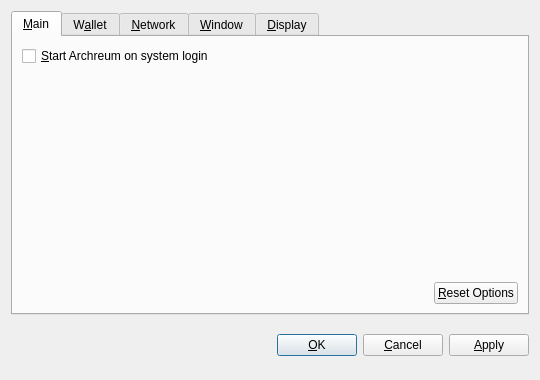
<?xml version="1.0" encoding="UTF-8"?>
<ui version="4.0">
 <class>OptionsDialog</class>
 <widget class="QDialog" name="OptionsDialog">
  <property name="geometry">
   <rect>
    <x>0</x>
    <y>0</y>
    <width>540</width>
    <height>380</height>
   </rect>
  </property>
  <property name="windowTitle">
   <string>Options</string>
  </property>
  <property name="modal">
   <bool>true</bool>
  </property>
  <layout class="QVBoxLayout" name="verticalLayout">
   <item>
    <widget class="QTabWidget" name="tabWidget">
     <property name="tabPosition">
      <enum>QTabWidget::North</enum>
     </property>
     <property name="currentIndex">
      <number>0</number>
     </property>
     <widget class="QWidget" name="tabMain">
      <attribute name="title">
       <string>&amp;Main</string>
      </attribute>
      <layout class="QVBoxLayout" name="verticalLayout_Main">
       <item>
        <widget class="QCheckBox" name="bitcoinAtStartup">
         <property name="toolTip">
          <string>Automatically start Archreum after logging in to the system.</string>
         </property>
         <property name="text">
          <string>&amp;Start Archreum on system login</string>
         </property>
        </widget>
       </item>
       <item>
        <spacer name="verticalSpacer_Main">
         <property name="orientation">
          <enum>Qt::Vertical</enum>
         </property>
         <property name="sizeHint" stdset="0">
          <size>
           <width>20</width>
           <height>40</height>
          </size>
         </property>
        </spacer>
       </item>
       <item>
        <layout class="QHBoxLayout" name="horizontalLayout_2_Main">
         <item>
          <spacer name="horizontalSpacer_2_Main">
           <property name="orientation">
            <enum>Qt::Horizontal</enum>
           </property>
           <property name="sizeHint" stdset="0">
            <size>
             <width>40</width>
             <height>20</height>
            </size>
           </property>
          </spacer>
         </item>
         <item>
          <widget class="QPushButton" name="resetButton">
           <property name="toolTip">
            <string>Reset all client options to default.</string>
           </property>
           <property name="text">
            <string>&amp;Reset Options</string>
           </property>
           <property name="autoDefault">
            <bool>false</bool>
           </property>
          </widget>
         </item>
        </layout>
       </item>
      </layout>
     </widget>
     <widget class="QWidget" name="tabWallet">
      <attribute name="title">
       <string>W&amp;allet</string>
      </attribute>
      <layout class="QVBoxLayout" name="verticalLayout_Network">
       <item>
        <widget class="QLabel" name="transactionFeeInfoLabel">
         <property name="text">
          <string>Optional transaction fee per kB that helps make sure your transactions are processed quickly. Most transactions are 1 kB.</string>
         </property>
         <property name="textFormat">
          <enum>Qt::PlainText</enum>
         </property>
         <property name="wordWrap">
          <bool>true</bool>
         </property>
        </widget>
       </item>
       <item>
        <layout class="QHBoxLayout" name="horizontalLayout_1_Main">
         <item>
          <widget class="QLabel" name="transactionFeeLabel">
           <property name="text">
            <string>Pay transaction &amp;fee</string>
           </property>
           <property name="textFormat">
            <enum>Qt::PlainText</enum>
           </property>
           <property name="buddy">
            <cstring>transactionFee</cstring>
           </property>
          </widget>
         </item>
         <item>
          <widget class="BitcoinAmountField" name="transactionFee"/>
         </item>
         <item>
          <spacer name="horizontalSpacer_1_Main">
           <property name="orientation">
            <enum>Qt::Horizontal</enum>
           </property>
           <property name="sizeHint" stdset="0">
            <size>
             <width>40</width>
             <height>20</height>
            </size>
           </property>
          </spacer>
         </item>
        </layout>
       </item>
       <item>
        <widget class="QLabel" name="label">
         <property name="text">
          <string>If you disable the spending of unconfirmed change, the change from a transaction cannot be used until that transaction has at least one confirmation. This also affects how your balance is computed.</string>
         </property>
         <property name="wordWrap">
          <bool>true</bool>
         </property>
        </widget>
       </item>
       <item>
        <widget class="QCheckBox" name="spendZeroConfChange">
         <property name="text">
          <string>Spend unconfirmed change  (experts only)</string>
         </property>
        </widget>
       </item>
       <item>
        <spacer name="verticalSpacer">
         <property name="orientation">
          <enum>Qt::Vertical</enum>
         </property>
         <property name="sizeHint" stdset="0">
          <size>
           <width>20</width>
           <height>40</height>
          </size>
         </property>
        </spacer>
       </item>
      </layout>
     </widget>
     <widget class="QWidget" name="tabNetwork">
      <attribute name="title">
       <string>&amp;Network</string>
      </attribute>
      <layout class="QVBoxLayout" name="verticalLayout_Network">
       <item>
        <widget class="QCheckBox" name="mapPortUpnp">
         <property name="toolTip">
          <string>Automatically open the Archreum client port on the router. This only works when your router supports UPnP and it is enabled.</string>
         </property>
         <property name="text">
          <string>Map port using &amp;UPnP</string>
         </property>
        </widget>
       </item>
       <item>
        <widget class="QCheckBox" name="connectSocks">
         <property name="toolTip">
          <string>Connect to the Archreum network through a SOCKS proxy (e.g. when connecting through Tor).</string>
         </property>
         <property name="text">
          <string>&amp;Connect through SOCKS proxy:</string>
         </property>
        </widget>
       </item>
       <item>
        <layout class="QHBoxLayout" name="horizontalLayout_Network">
         <item>
          <widget class="QLabel" name="proxyIpLabel">
           <property name="text">
            <string>Proxy &amp;IP:</string>
           </property>
           <property name="textFormat">
            <enum>Qt::PlainText</enum>
           </property>
           <property name="buddy">
            <cstring>proxyIp</cstring>
           </property>
          </widget>
         </item>
         <item>
          <widget class="QValidatedLineEdit" name="proxyIp">
           <property name="maximumSize">
            <size>
             <width>140</width>
             <height>16777215</height>
            </size>
           </property>
           <property name="toolTip">
            <string>IP address of the proxy (e.g. 127.0.0.1)</string>
           </property>
          </widget>
         </item>
         <item>
          <widget class="QLabel" name="proxyPortLabel">
           <property name="text">
            <string>&amp;Port:</string>
           </property>
           <property name="textFormat">
            <enum>Qt::PlainText</enum>
           </property>
           <property name="buddy">
            <cstring>proxyPort</cstring>
           </property>
          </widget>
         </item>
         <item>
          <widget class="QLineEdit" name="proxyPort">
           <property name="maximumSize">
            <size>
             <width>55</width>
             <height>16777215</height>
            </size>
           </property>
           <property name="toolTip">
            <string>Port of the proxy (e.g. 9050)</string>
           </property>
          </widget>
         </item>
         <item>
          <widget class="QLabel" name="socksVersionLabel">
           <property name="text">
            <string>SOCKS &amp;Version:</string>
           </property>
           <property name="textFormat">
            <enum>Qt::PlainText</enum>
           </property>
           <property name="buddy">
            <cstring>socksVersion</cstring>
           </property>
          </widget>
         </item>
         <item>
          <widget class="QValueComboBox" name="socksVersion">
           <property name="toolTip">
            <string>SOCKS version of the proxy (e.g. 5)</string>
           </property>
          </widget>
         </item>
         <item>
          <spacer name="horizontalSpacer_Network">
           <property name="orientation">
            <enum>Qt::Horizontal</enum>
           </property>
           <property name="sizeHint" stdset="0">
            <size>
             <width>40</width>
             <height>20</height>
            </size>
           </property>
          </spacer>
         </item>
        </layout>
       </item>
       <item>
        <spacer name="verticalSpacer_Network">
         <property name="orientation">
          <enum>Qt::Vertical</enum>
         </property>
         <property name="sizeHint" stdset="0">
          <size>
           <width>20</width>
           <height>40</height>
          </size>
         </property>
        </spacer>
       </item>
      </layout>
     </widget>
     <widget class="QWidget" name="tabWindow">
      <attribute name="title">
       <string>&amp;Window</string>
      </attribute>
      <layout class="QVBoxLayout" name="verticalLayout_Window">
       <item>
        <widget class="QCheckBox" name="minimizeToTray">
         <property name="toolTip">
          <string>Show only a tray icon after minimizing the window.</string>
         </property>
         <property name="text">
          <string>&amp;Minimize to the tray instead of the taskbar</string>
         </property>
        </widget>
       </item>
       <item>
        <widget class="QCheckBox" name="minimizeOnClose">
         <property name="toolTip">
          <string>Minimize instead of exit the application when the window is closed. When this option is enabled, the application will be closed only after selecting Quit in the menu.</string>
         </property>
         <property name="text">
          <string>M&amp;inimize on close</string>
         </property>
        </widget>
       </item>
       <item>
        <spacer name="verticalSpacer_Window">
         <property name="orientation">
          <enum>Qt::Vertical</enum>
         </property>
         <property name="sizeHint" stdset="0">
          <size>
           <width>20</width>
           <height>40</height>
          </size>
         </property>
        </spacer>
       </item>
      </layout>
     </widget>
     <widget class="QWidget" name="tabDisplay">
      <attribute name="title">
       <string>&amp;Display</string>
      </attribute>
      <layout class="QVBoxLayout" name="verticalLayout_Display">
       <item>
        <layout class="QHBoxLayout" name="horizontalLayout_1_Display">
         <item>
          <widget class="QLabel" name="langLabel">
           <property name="text">
            <string>User Interface &amp;language:</string>
           </property>
           <property name="textFormat">
            <enum>Qt::PlainText</enum>
           </property>
           <property name="buddy">
            <cstring>lang</cstring>
           </property>
          </widget>
         </item>
         <item>
          <widget class="QValueComboBox" name="lang">
           <property name="toolTip">
            <string>The user interface language can be set here. This setting will take effect after restarting Archreum.</string>
           </property>
          </widget>
         </item>
        </layout>
       </item>
       <item>
        <layout class="QHBoxLayout" name="horizontalLayout_2_Display">
         <item>
          <widget class="QLabel" name="unitLabel">
           <property name="text">
            <string>&amp;Unit to show amounts in:</string>
           </property>
           <property name="textFormat">
            <enum>Qt::PlainText</enum>
           </property>
           <property name="buddy">
            <cstring>unit</cstring>
           </property>
          </widget>
         </item>
         <item>
          <widget class="QValueComboBox" name="unit">
           <property name="toolTip">
            <string>Choose the default subdivision unit to show in the interface and when sending coins.</string>
           </property>
          </widget>
         </item>
        </layout>
       </item>
       <item>
        <widget class="QCheckBox" name="displayAddresses">
         <property name="toolTip">
          <string>Whether to show Archreum addresses in the transaction list or not.</string>
         </property>
         <property name="text">
          <string>&amp;Display addresses in transaction list</string>
         </property>
        </widget>
       </item>
       <item>
        <widget class="QCheckBox" name="coinControlFeatures">
         <property name="toolTip">
          <string>Whether to show coin control features or not.</string>
         </property>
         <property name="text">
          <string>Display coin &amp;control features (experts only!)</string>
         </property>
        </widget>
       </item>
       <item>
        <spacer name="verticalSpacer_Display">
         <property name="orientation">
          <enum>Qt::Vertical</enum>
         </property>
         <property name="sizeHint" stdset="0">
          <size>
           <width>20</width>
           <height>40</height>
          </size>
         </property>
        </spacer>
       </item>
      </layout>
     </widget>
    </widget>
   </item>
   <item>
    <layout class="QHBoxLayout" name="horizontalLayout_Buttons">
     <item>
      <spacer name="horizontalSpacer_1">
       <property name="orientation">
        <enum>Qt::Horizontal</enum>
       </property>
       <property name="sizeHint" stdset="0">
        <size>
         <width>40</width>
         <height>48</height>
        </size>
       </property>
      </spacer>
     </item>
     <item>
      <widget class="QLabel" name="statusLabel">
       <property name="font">
        <font>
         <weight>75</weight>
         <bold>true</bold>
        </font>
       </property>
       <property name="text">
        <string/>
       </property>
       <property name="textFormat">
        <enum>Qt::PlainText</enum>
       </property>
       <property name="wordWrap">
        <bool>true</bool>
       </property>
      </widget>
     </item>
     <item>
      <spacer name="horizontalSpacer_2">
       <property name="orientation">
        <enum>Qt::Horizontal</enum>
       </property>
       <property name="sizeHint" stdset="0">
        <size>
         <width>40</width>
         <height>48</height>
        </size>
       </property>
      </spacer>
     </item>
     <item>
      <widget class="QPushButton" name="okButton">
       <property name="text">
        <string>&amp;OK</string>
       </property>
      </widget>
     </item>
     <item>
      <widget class="QPushButton" name="cancelButton">
       <property name="text">
        <string>&amp;Cancel</string>
       </property>
       <property name="autoDefault">
        <bool>false</bool>
       </property>
      </widget>
     </item>
     <item>
      <widget class="QPushButton" name="applyButton">
       <property name="text">
        <string>&amp;Apply</string>
       </property>
       <property name="autoDefault">
        <bool>false</bool>
       </property>
      </widget>
     </item>
    </layout>
   </item>
  </layout>
 </widget>
 <customwidgets>
  <customwidget>
   <class>BitcoinAmountField</class>
   <extends>QSpinBox</extends>
   <header>bitcoinamountfield.h</header>
  </customwidget>
  <customwidget>
   <class>QValueComboBox</class>
   <extends>QComboBox</extends>
   <header>qvaluecombobox.h</header>
  </customwidget>
  <customwidget>
   <class>QValidatedLineEdit</class>
   <extends>QLineEdit</extends>
   <header>qvalidatedlineedit.h</header>
  </customwidget>
 </customwidgets>
 <resources/>
 <connections/>
</ui>
